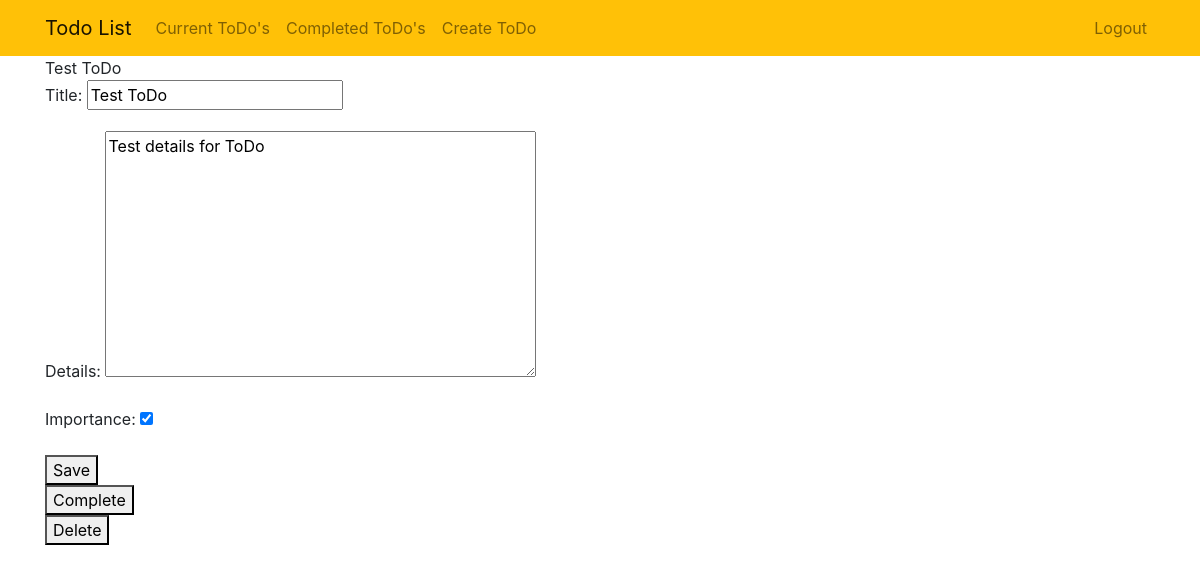
The app's page /todos/1 (signed in), older data.
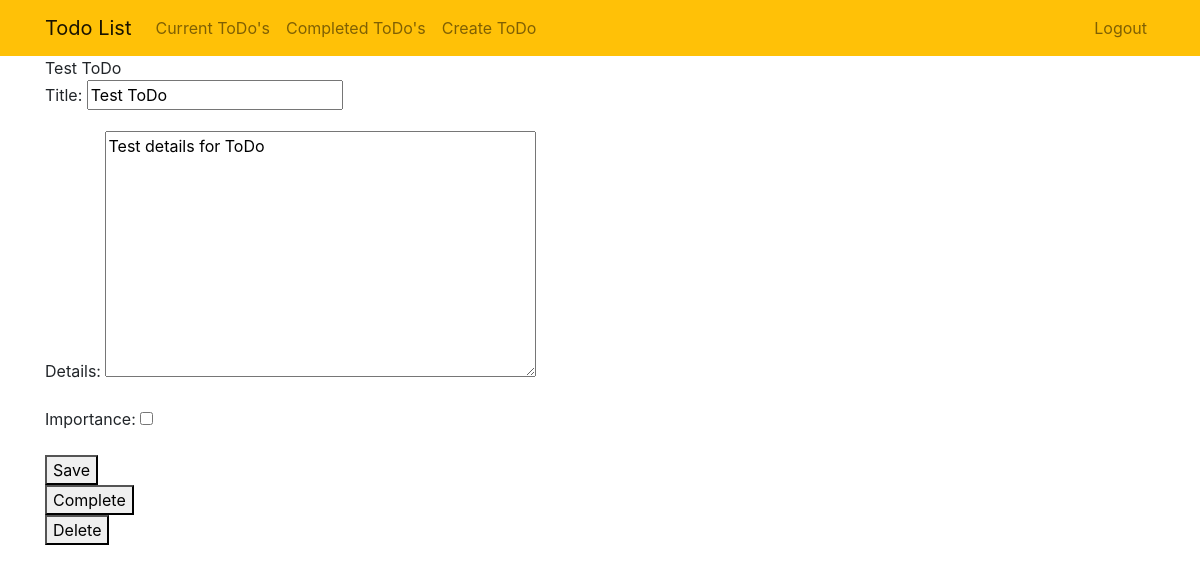
The same page, newer data.
### todolist/models.py (models this page shows, shortened)
class Todo(models.Model):
    title = models.CharField(max_length=150)
    details = models.TextField(blank=True)
    date_created = models.DateTimeField(auto_now_add=True)
    date_completed = models.DateTimeField(null=True, blank=True)
    importance = models.BooleanField(default=False)
    user = models.ForeignKey(User, on_delete=models.CASCADE)

### todolist/views.py (the view, shortened to what this page needs)
# urls.py: path('todos/<int:todo_pk>', views.view_to_do, name='view_to_do'),
@login_required
def view_to_do(request, todo_pk):
    todo = get_object_or_404(Todo, pk=todo_pk, user=request.user)
    if request.method == 'GET':
        form = TodoForm(instance=todo)
        return render(request, 'todolist/view_to_do.html', {'todo': todo, 'form': form})

### todolist/forms.py
class TodoForm(ModelForm):
    class Meta:
        model = Todo
        fields = ['title', 'details', 'importance']

### todolist/templates/todolist/view_to_do.html (shortened to what this page needs)
{% extends 'todolist/home.html' %}
{% block content %}
<!DOCTYPE html>
<html lang="en">
<head>
</head>
<body>
    {{ todo.title }}
    <form method="POST">
        {{ form.as_p }}
        <button type="submit">Save</button>
    </form>
    <form method="POST" action="{% url 'complete_to_do' todo.id %}">
        <button type="submit">Complete</button>
    </form>
    <form method="POST" action="{% url 'delete_to_do' todo.id %}">
        <button type="submit">Delete</button>
    </form>
</body>
</html>
{% endblock %}

Row changes from the older to the newer data that the page shows:
changed Todo "Test ToDo": importance "☑" → "☐"
